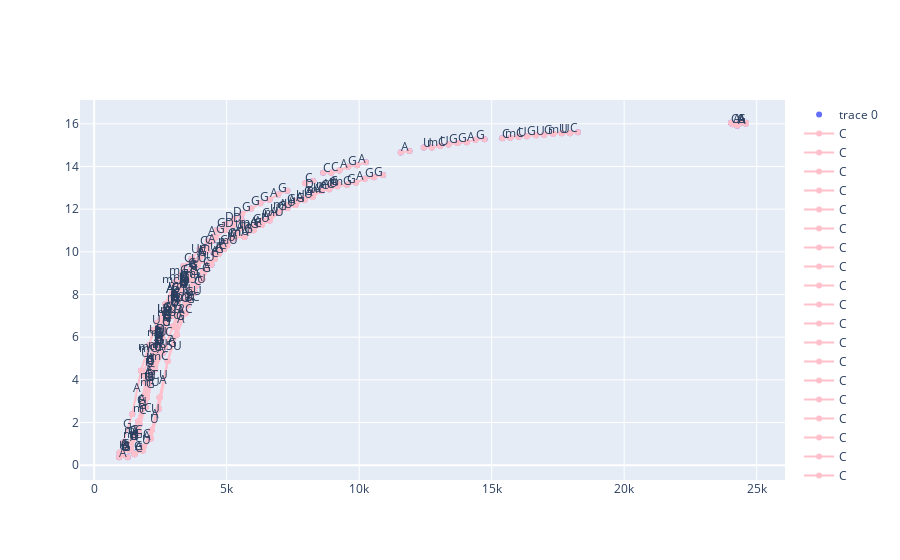

The cell this chart's notebook holds for it:
### Code cell
bcr = base_calling_random(df_top)
plotly_basecalling(*bcr)
len(bcr[1])
